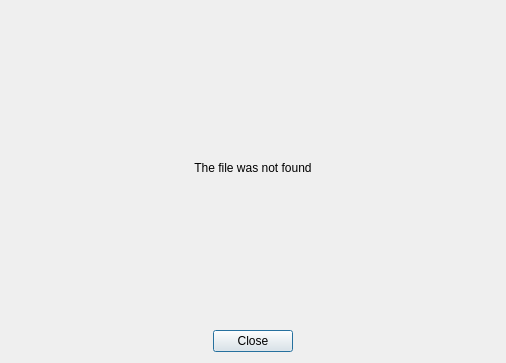
<?xml version="1.0" encoding="UTF-8"?>
<ui version="4.0">
 <class>NotFoundDialog</class>
 <widget class="QDialog" name="NotFoundDialog">
  <property name="windowModality">
   <enum>Qt::ApplicationModal</enum>
  </property>
  <property name="geometry">
   <rect>
    <x>0</x>
    <y>0</y>
    <width>506</width>
    <height>363</height>
   </rect>
  </property>
  <property name="sizePolicy">
   <sizepolicy hsizetype="Preferred" vsizetype="Preferred">
    <horstretch>0</horstretch>
    <verstretch>0</verstretch>
   </sizepolicy>
  </property>
  <property name="windowTitle">
   <string>File not found</string>
  </property>
  <property name="windowIcon">
   <iconset resource="../data/main_window_view.qrc">
    <normaloff>:/others/pynocchio.png</normaloff>:/others/pynocchio.png</iconset>
  </property>
  <property name="locale">
   <locale language="English" country="UnitedStates"/>
  </property>
  <property name="modal">
   <bool>true</bool>
  </property>
  <layout class="QVBoxLayout" name="verticalLayout">
   <item>
    <widget class="QLabel" name="not_found_text_label">
     <property name="sizePolicy">
      <sizepolicy hsizetype="Expanding" vsizetype="Expanding">
       <horstretch>0</horstretch>
       <verstretch>0</verstretch>
      </sizepolicy>
     </property>
     <property name="text">
      <string>The file was not found</string>
     </property>
     <property name="alignment">
      <set>Qt::AlignCenter</set>
     </property>
    </widget>
   </item>
   <item>
    <layout class="QHBoxLayout" name="horizontalLayout">
     <item>
      <widget class="QPushButton" name="button_close">
       <property name="sizePolicy">
        <sizepolicy hsizetype="Maximum" vsizetype="Fixed">
         <horstretch>0</horstretch>
         <verstretch>0</verstretch>
        </sizepolicy>
       </property>
       <property name="text">
        <string>Close</string>
       </property>
       <property name="icon">
        <iconset>
         <normaloff>:/icons/icons/edit-delete.svg</normaloff>:/icons/icons/edit-delete.svg</iconset>
       </property>
       <property name="default">
        <bool>true</bool>
       </property>
       <property name="flat">
        <bool>false</bool>
       </property>
      </widget>
     </item>
    </layout>
   </item>
  </layout>
 </widget>
 <resources>
  <include location="../data/main_window_view.qrc"/>
 </resources>
 <connections>
  <connection>
   <sender>button_close</sender>
   <signal>clicked()</signal>
   <receiver>NotFoundDialog</receiver>
   <slot>close()</slot>
   <hints>
    <hint type="sourcelabel">
     <x>271</x>
     <y>337</y>
    </hint>
    <hint type="destinationlabel">
     <x>271</x>
     <y>180</y>
    </hint>
   </hints>
  </connection>
 </connections>
</ui>
